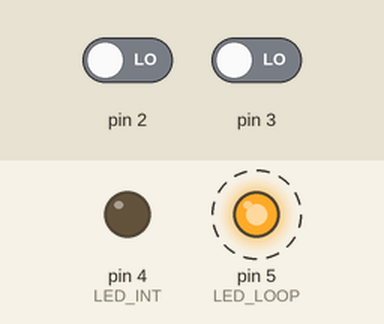
Simulated run of this program. Board: Arduino Uno, built with avr-gcc and run on an emulated ATmega328P. On the bench: output pins drawn as LEDs (lit = HIGH). Dashed ring = blinking. Inputs (shaded band) come from the test bench; at power-on: pin 2 LOW, pin 3 LOW.

Above: at 5.05 s.
5.1 s: pin 2 driven HIGH
At 5.9 s:
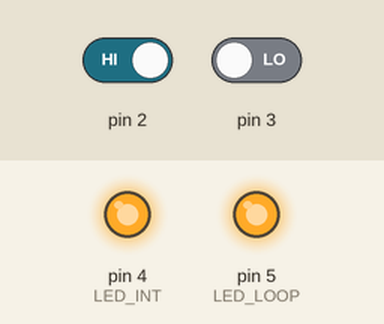
At 6.3 s:
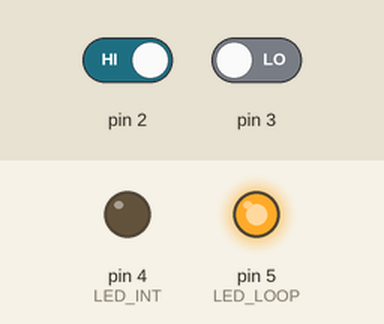
Timing chart, 0 to 14.1 s (numbered marks = the images above; inputs shaded):
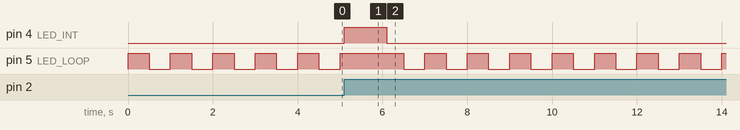

The program:

main.cpp
```cpp
// Declaração de bibliotecas
#include <Arduino.h>

#define LED_LOOP (1 << PD5)
#define LED_INT (1 << PD4)

int main()
{

  DDRD = LED_INT + LED_LOOP; // Declarar LED_INT e LED_LOOP como saída

  // Desligar os LEDs
  PORTD &= ~LED_INT;
  PORTD &= ~LED_LOOP;

  // Configurar o funcionamento da INT0 (Botão Liga no PD2)
  EICRA = (1 << ISC01) + (1 << ISC00) + (1 << ISC10) + (1 << ISC11); // Configurar a INT0 para gerar interrupção quando o botão for pressionado

  // Habilitar a INT0
  EIMSK = (1 << INT0) + (1 << INT1);

  // Eu estou utilizando interrupção, se sim, DECLARA O "sei();"
  sei();

  for (;;)
  {
    // Inverte o estado do LED_LOOP
    PORTD ^= LED_LOOP;
    _delay_ms(500);
  }
}

// O que acontece se a interrupção INT0 for gerada?
ISR(INT0_vect)
{
  // Liga o LED_INT
  PORTD |= LED_INT;
  // Aguarda 1 segundo
  _delay_ms(1000);
  // Desliga o LED_INT
  PORTD &= ~LED_INT;
}

ISR(INT1_vect)
{

  if (EIMSK & (1 << INT0))
  {
    EIMSK &= ~(1 << INT0);
  }
  else
  {
    EIMSK |= (1 << INT0);
  }
  sei();
}
```

Measured:
- after the input at 5.1 s, pin 4 (LED_INT): LOW → HIGH at once, → LOW 1.0 s later
- by itself, pin 5 (LED_LOOP): alternates HIGH for 0.50 s and LOW for 0.50 s
